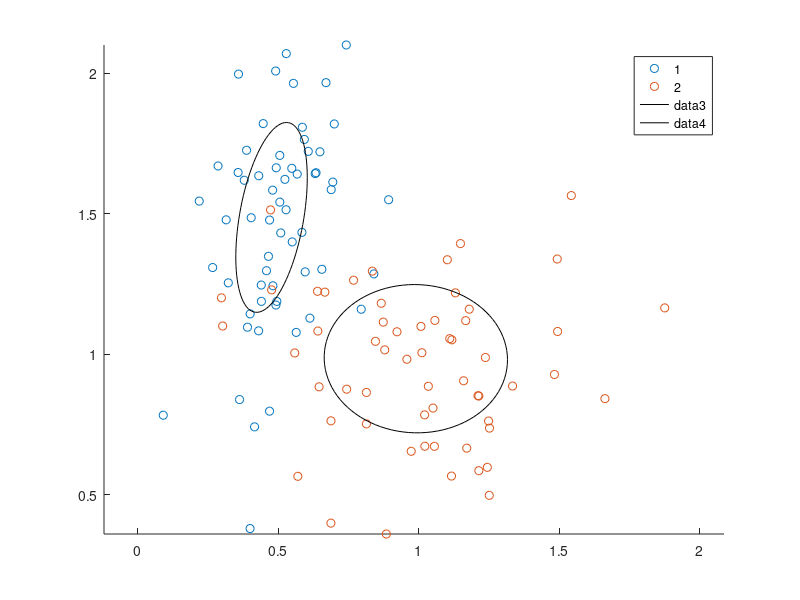

Source code (MATLAB):



A = [
    0   0.89287 1.54987
    0   0.69933 1.81970
    0   0.84022 1.28598
    0   0.79523 1.16012
    0   0.61266 1.12835
    0   0.39950 0.37942
    0   0.54807 1.66173
    0   0.50882 1.43175
    0   0.68840 1.58589
    0   0.59572 1.29311
    1   1.00787 1.09905
    1   1.23724 0.98834
    1   1.02175 0.67245
    1   0.88458 0.36003
    1   0.66582 1.22097
    1   1.24408 0.59735
    1   1.03421 0.88595
    1   1.66279 0.84183
];

gscatter(A(:,2),A(:,3),A(:,1))





%# generate data
num = 50;
X = [ mvnrnd([0.5 1.5], [0.025 0.03 ; 0.03 0.16], num) ; ...
      mvnrnd([1 1], [0.09 -0.01 ; -0.01 0.08], num)   ];
G = [1*ones(num,1) ; 2*ones(num,1)];

gscatter(X(:,1), X(:,2), G)
axis equal, hold on

for k=1:2
    %# indices of points in this group
    idx = ( G == k );

    %# substract mean
    Mu = mean( X(idx,:) );
    X0 = bsxfun(@minus, X(idx,:), Mu);

    %# eigen decomposition [sorted by eigen values]
    [V D] = eig( X0'*X0 ./ (sum(idx)-1) );     %#' cov(X0)
    [D order] = sort(diag(D), 'descend');
    D = diag(D);
    V = V(:, order);

    t = linspace(0,2*pi,100);
    e = [cos(t) ; sin(t)];        %# unit circle
    VV = V*sqrt(D);               %# scale eigenvectors
    e = bsxfun(@plus, VV*e, Mu'); %#' project circle back to orig space

    %# plot cov and major/minor axes
    plot(e(1,:), e(2,:), 'Color','k');
    %#quiver(Mu(1),Mu(2), VV(1,1),VV(2,1), 'Color','k')
    %#quiver(Mu(1),Mu(2), VV(1,2),VV(2,2), 'Color','k')
end






STD = 2;                     %# 2 standard deviations
conf = 2*normcdf(STD)-1;     %# covers around 95% of population
scale = chi2inv(conf,2);     %# inverse chi-squared with dof=#dimensions

Cov = cov(X0) * scale;
[V D] = eig(Cov);


